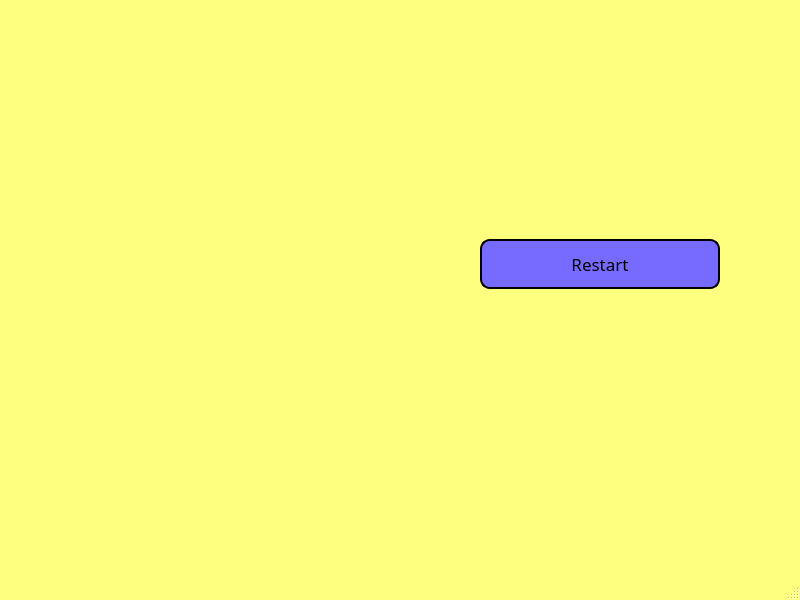
<?xml version="1.0" encoding="UTF-8"?>
<ui version="4.0">
 <class>bugbear</class>
 <widget class="QMainWindow" name="bugbear">
  <property name="geometry">
   <rect>
    <x>0</x>
    <y>0</y>
    <width>800</width>
    <height>600</height>
   </rect>
  </property>
  <property name="font">
   <font>
    <pointsize>12</pointsize>
   </font>
  </property>
  <property name="windowTitle">
   <string>bugbear</string>
  </property>
  <property name="styleSheet">
   <string notr="true">QMainWindow{
	background-color:rgb(255, 255, 127);
}
QPushButton {
	 border: 2px solid rgb(0, 0, 0);
    border-radius: 10px;
    min-width: 60px;
	background-color: rgb(119, 107, 255);
}
QPushButton:pressed {
    background-color: rgb(99, 87, 235) ;
	border: none;
}</string>
  </property>
  <widget class="QWidget" name="centralwidget">
   <widget class="QLabel" name="fridge_img">
    <property name="geometry">
     <rect>
      <x>10</x>
      <y>25</y>
      <width>450</width>
      <height>560</height>
     </rect>
    </property>
    <property name="text">
     <string/>
    </property>
    <property name="pixmap">
     <pixmap>../image/fridge.png</pixmap>
    </property>
    <property name="scaledContents">
     <bool>true</bool>
    </property>
   </widget>
   <widget class="QPushButton" name="btn_restart">
    <property name="geometry">
     <rect>
      <x>480</x>
      <y>239</y>
      <width>240</width>
      <height>50</height>
     </rect>
    </property>
    <property name="font">
     <font>
      <family>MV Boli</family>
      <pointsize>13</pointsize>
     </font>
    </property>
    <property name="text">
     <string>Restart</string>
    </property>
   </widget>
   <widget class="QWidget" name="gridLayoutWidget">
    <property name="geometry">
     <rect>
      <x>110</x>
      <y>230</y>
      <width>281</width>
      <height>271</height>
     </rect>
    </property>
    <layout class="QGridLayout" name="wheel_layout">
     <property name="sizeConstraint">
      <enum>QLayout::SetFixedSize</enum>
     </property>
    </layout>
   </widget>
  </widget>
  <widget class="QStatusBar" name="statusbar"/>
 </widget>
 <resources/>
 <connections/>
</ui>
